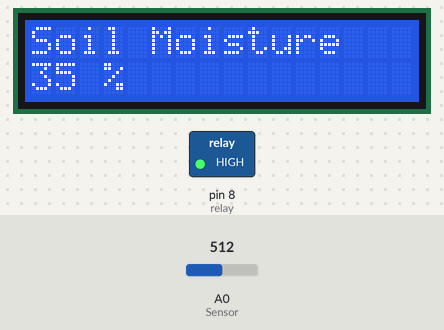
Bench run of a sketch on a simulated Arduino Uno, built with avr-gcc and run on an emulated ATmega328P. Shown: 16×2 character LCD, switched loads named in the sketch (green lamp = pin HIGH). Inputs (shaded band) come from the test bench; at power-on: A0 (Sensor) = 512. What the sketch prints to the serial monitor is not drawn.

Above: at 1.2 s.
1.3 s: A0 (Sensor) set to 528
At 1.7 s:
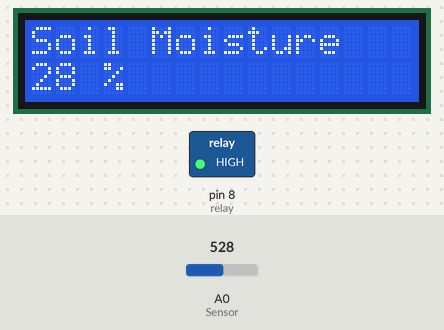
4.3 s: A0 (Sensor) set to 551
At 5.0 s:
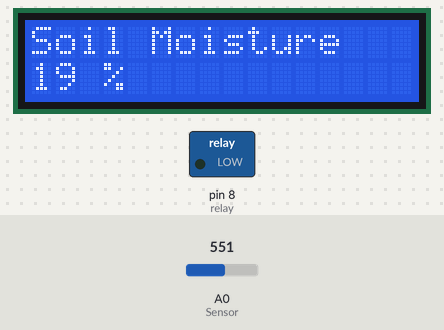
7.3 s: A0 (Sensor) set to 584
At 7.8 s:
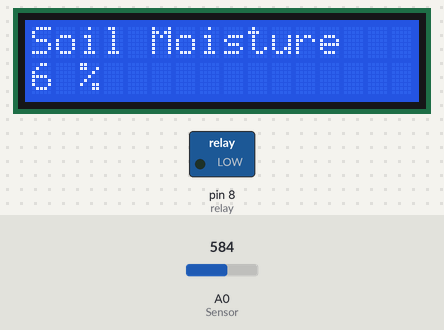
8.9 s: A0 (Sensor) set to 598
10.4 s: A0 (Sensor) set to 511
At 10.54 s:
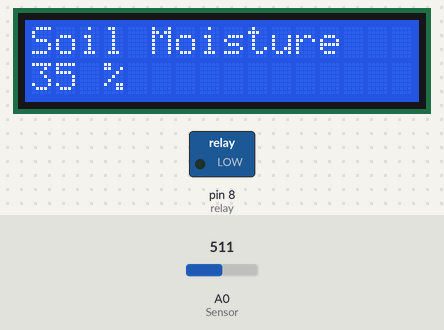
Timing chart, 0 to 13.4 s (numbered marks = the images above; inputs shaded):
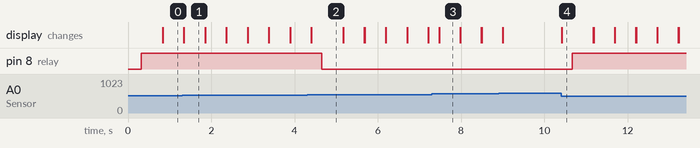

The sketch:

Giessanlage_kapazitiver_Sensor.ino
```cpp
#include <LiquidCrystal.h>
LiquidCrystal lcd(12, 11, 5, 4, 3, 2);

const int AirValue = 600;   //you need to replace this value with Value_1
const int WaterValue = 350;  //you need to replace this value with Value_2
int soilMoistureValue = 0;
int soilmoisturepercent=0;
int relay = 8;
void setup()
{
  Serial.begin(9600); // open serial port, set the baud rate to 9600 bps
  lcd.begin(16, 2);
  pinMode(relay, OUTPUT);
  digitalWrite(relay, LOW);
}
void loop() {
soilMoistureValue = analogRead(A0);  //put Sensor insert into soil
Serial.println(soilMoistureValue);
soilmoisturepercent = map(soilMoistureValue, AirValue, WaterValue, 0, 100);
if(soilmoisturepercent > 100)
{
  Serial.println("100 %");
  lcd.setCursor(0, 0);
  lcd.print("Soil Moisture");
  lcd.setCursor(0, 1);
  lcd.print("100 %");
  delay(250);
  lcd.clear();
}
else if(soilmoisturepercent <0)
{
  Serial.println("0 %");
  lcd.setCursor(0, 0);
  lcd.print("Soil Moisture");
  lcd.setCursor(0, 1);
  lcd.print("0 %");
  delay(250);
  lcd.clear();
}
else if(soilmoisturepercent >0 && soilmoisturepercent < 100)
{
  Serial.print(soilmoisturepercent);
  Serial.println("%");
  lcd.setCursor(0, 0);
  lcd.print("Soil Moisture");
  lcd.setCursor(0, 1);
  lcd.print(soilmoisturepercent);
  lcd.print(" %");
  delay(250);
  lcd.clear();
}
if(soilmoisturepercent >25)
{
 digitalWrite(relay, HIGH);
}
else if(soilmoisturepercent <25)
{
 digitalWrite(relay, LOW);
}


}
```

Measured:
- the behaviour switches between 537 and 538 on A0 (Sensor) (found by bisection; images 1 and 2)
- after the input at 1.3 s, the display: first differs from a run without the input at once (image 1)
- after the input at 4.3 s, pin 8 (relay): HIGH → LOW after 0.36 s; the display: first differs from a run without the input after 0.11 s (image 2)
- after the input at 7.3 s, the display: changes after 0.17 s (image 3)
- after the input at 10.4 s, pin 8 (relay): LOW → HIGH after 0.27 s; the display: changes at once (image 4)
- what the display in image 1 shows lasts 0.5 s, from 1.3 s to 1.8 s
- what the display in image 2 shows lasts 0.8 s, from 4.4 s to 5.2 s
